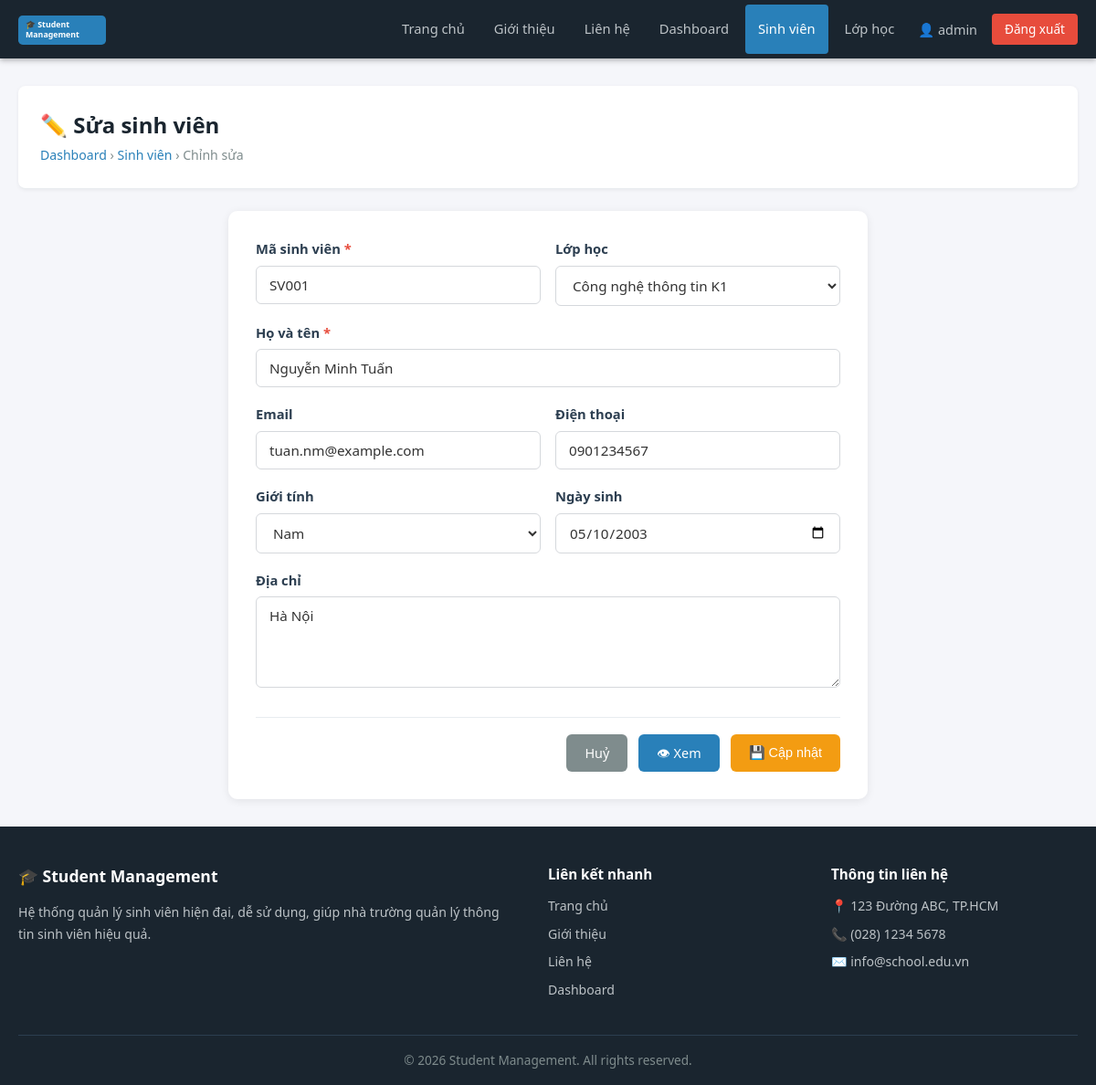
The page /students/edit.php?id=1 (signed in) on the database its author committed.
### tables this page shows
CREATE TABLE IF NOT EXISTS students (
    id INT AUTO_INCREMENT PRIMARY KEY,
    student_code VARCHAR(20) NOT NULL UNIQUE,
    full_name VARCHAR(100) NOT NULL,
    email VARCHAR(100) UNIQUE,
    phone VARCHAR(15),
    gender ENUM('Nam', 'Nữ', 'Khác') DEFAULT 'Nam',
    birthday DATE,
    address TEXT,
    class_id INT,
    created_at DATETIME DEFAULT CURRENT_TIMESTAMP,
    CONSTRAINT fk_students_class FOREIGN KEY (class_id) REFERENCES classes(id) ON DELETE SET NULL ON UPDATE CASCADE
);

CREATE TABLE IF NOT EXISTS classes (
    id INT AUTO_INCREMENT PRIMARY KEY,
    class_code VARCHAR(20) NOT NULL UNIQUE,
    class_name VARCHAR(100) NOT NULL,
    teacher VARCHAR(100),
    description TEXT,
    created_at DATETIME DEFAULT CURRENT_TIMESTAMP
);

### students/edit.php (the view, shortened to what this page needs)
<?php
require_once '../config/config.php';
$id = intval($_GET['id'] ?? 0);
$stmt = $conn->prepare("SELECT * FROM students WHERE id = ?");
$stmt->bind_param('i', $id);
$stmt->execute();
$student = $stmt->get_result()->fetch_assoc();
$classList = $conn->query("SELECT id, class_name FROM classes ORDER BY class_name");
include '../includes/header.php';
include '../includes/navbar.php';
?>
<div class="main-content">
    <div class="page-header">
        <div>
            <h1>✏️ Sửa sinh viên</h1>
            <span class="breadcrumb">
                <a href="<?php echo SITE_URL; ?>/dashboard.php">Dashboard</a> &rsaquo;
                <a href="<?php echo SITE_URL; ?>/students/index.php">Sinh viên</a> &rsaquo;
                Chỉnh sửa
            </span>
        </div>
    </div>
    <div class="form-container">
        <form id="studentForm" method="POST" action="edit.php?id=<?php echo $id; ?>">
            <div class="form-row">
                <div class="form-group">
                    <label for="student_code">Mã sinh viên <span class="required">*</span></label>
                    <input type="text" id="student_code" name="student_code" class="form-control"
                        value="<?php echo htmlspecialchars($student['student_code'], ENT_QUOTES, 'UTF-8'); ?>">
                </div>
                <div class="form-group">
                    <label for="class_id">Lớp học</label>
                    <select id="class_id" name="class_id" class="form-control">
                        <?php while ($cls = $classList->fetch_assoc()): ?>
                            <option value="<?php echo $cls['id']; ?>"
                                <?php echo ($student['class_id'] == $cls['id']) ? 'selected' : ''; ?>>
                                <?php echo htmlspecialchars($cls['class_name'], ENT_QUOTES, 'UTF-8'); ?>
                            </option>
                        <?php endwhile; ?>
                    </select>
                </div>
            </div>
            <div class="form-group">
                <label for="full_name">Họ và tên <span class="required">*</span></label>
                <input type="text" id="full_name" name="full_name" class="form-control"
                    value="<?php echo htmlspecialchars($student['full_name'], ENT_QUOTES, 'UTF-8'); ?>">
            </div>
            <div class="form-row">
                <div class="form-group">
                    <label for="email">Email</label>
                    <input type="email" id="email" name="email" class="form-control"
                        value="<?php echo htmlspecialchars($student['email'] ?? '', ENT_QUOTES, 'UTF-8'); ?>">
                </div>
                <div class="form-group">
                    <label for="phone">Điện thoại</label>
                    <input type="text" id="phone" name="phone" class="form-control"
                        value="<?php echo htmlspecialchars($student['phone'] ?? '', ENT_QUOTES, 'UTF-8'); ?>">
                </div>
            </div>
            <div class="form-row">
                <div class="form-group">
                    <label for="gender">Giới tính</label>
                    <select id="gender" name="gender" class="form-control">
                        <option value="Nam"  <?php echo ($student['gender'] === 'Nam')  ? 'selected' : ''; ?>>Nam</option>
                    </select>
                </div>
                <div class="form-group">
                    <label for="birthday">Ngày sinh</label>
                    <input type="date" id="birthday" name="birthday" class="form-control"
                        value="<?php echo htmlspecialchars($student['birthday'] ?? '', ENT_QUOTES, 'UTF-8'); ?>">
                </div>
            </div>
            <div class="form-group">
                <label for="address">Địa chỉ</label>
                <textarea id="address" name="address" class="form-control" rows="3"><?php echo htmlspecialchars($student['address'] ?? '', ENT_QUOTES, 'UTF-8'); ?></textarea>
            </div>
            <div class="form-actions">
                <a href="index.php" class="btn btn-secondary">Huỷ</a>
                <a href="view.php?id=<?php echo $id; ?>" class="btn btn-primary">👁 Xem</a>
                <button type="submit" class="btn btn-warning">💾 Cập nhật</button>
            </div>
        </form>
    </div>
</div>
<?php include '../includes/footer.php'; ?>

### css/base.css (style rules this page uses)
:root { --color-primary: #2980b9; --color-dark: #1a252f; --color-secondary: #7f8c8d; --color-danger: #e74c3c; --color-success: #27ae60; --color-warning: #f39c12; --color-bg: #f5f6fa; --color-border: #e8ecef; --color-text: #333; --color-text-light: #2c3e50; --color-white: #fff; --radius: 6px; --radius-lg: 10px; --shadow: 0 2px 8px rgba(0,0,0,0.07); }
*, *::before, *::after { box-sizing: border-box; margin: 0; padding: 0; }
html { scroll-behavior: smooth; }
a { color: var(--color-primary); text-decoration: none; }
body { font-family: 'Segoe UI', Tahoma, Geneva, Verdana, sans-serif; font-size: 16px; line-height: 1.6; color: var(--color-text); background-color: var(--color-bg); display: flex; flex-direction: column; min-height: 100vh; }
.main-content { flex: 1; padding: 30px 20px; max-width: 1200px; margin: 0 auto; width: 100%; }
.btn { display: inline-block; padding: 9px 20px; border: none; border-radius: var(--radius); cursor: pointer; font-size: 0.9rem; font-weight: 500; text-align: center; transition: background 0.2s, transform 0.1s; text-decoration: none; }
.btn-primary { background: var(--color-primary); color: var(--color-white); }
.btn-warning { background: var(--color-warning); color: var(--color-white); }
.btn-secondary { background: var(--color-secondary); color: var(--color-white); }

### css/style.css (style rules this page uses)
.page-header { background: var(--color-white); border-bottom: 1px solid var(--color-border); padding: 24px; margin-bottom: 24px; border-radius: 8px; display: flex; align-items: center; justify-content: space-between; flex-wrap: wrap; gap: 12px; box-shadow: 0 1px 4px rgba(0,0,0,0.06); }
.page-header h1 { font-size: 1.5rem; color: var(--color-dark); }
.page-header .breadcrumb { color: var(--color-secondary); font-size: 0.88rem; }
.page-header .breadcrumb a { color: var(--color-primary); }
.form-container { background: var(--color-white); border-radius: var(--radius-lg); padding: 30px; box-shadow: 0 2px 10px rgba(0,0,0,0.08); max-width: 700px; margin: 0 auto; }
.form-group { margin-bottom: 18px; }
.form-group label { display: block; font-weight: 600; margin-bottom: 6px; color: var(--color-text-light); font-size: 0.92rem; }
.form-group label .required { color: var(--color-danger); }
.form-control { width: 100%; padding: 10px 14px; border: 1px solid #d5d8dc; border-radius: var(--radius); font-size: 0.95rem; transition: border-color 0.2s, box-shadow 0.2s; background: var(--color-white); color: var(--color-text); font-family: inherit; }
.form-row { display: grid; grid-template-columns: 1fr 1fr; gap: 16px; }
.form-actions { display: flex; gap: 12px; justify-content: flex-end; margin-top: 24px; padding-top: 18px; border-top: 1px solid var(--color-border); }
select.form-control { cursor: pointer; }
textarea.form-control { resize: vertical; min-height: 100px; }

### rows shown on the page
students: student_code "SV001", class_id "Công nghệ thông tin K1", full_name "Nguyễn Minh Tuấn", email "tuan.nm@example.com", phone "0901234567", gender "Nam", birthday "05/10/2003", address "Hà Nội"

### other values the page prints
$_SESSION['username'] "admin"
SITE_NAME "Student Management"
